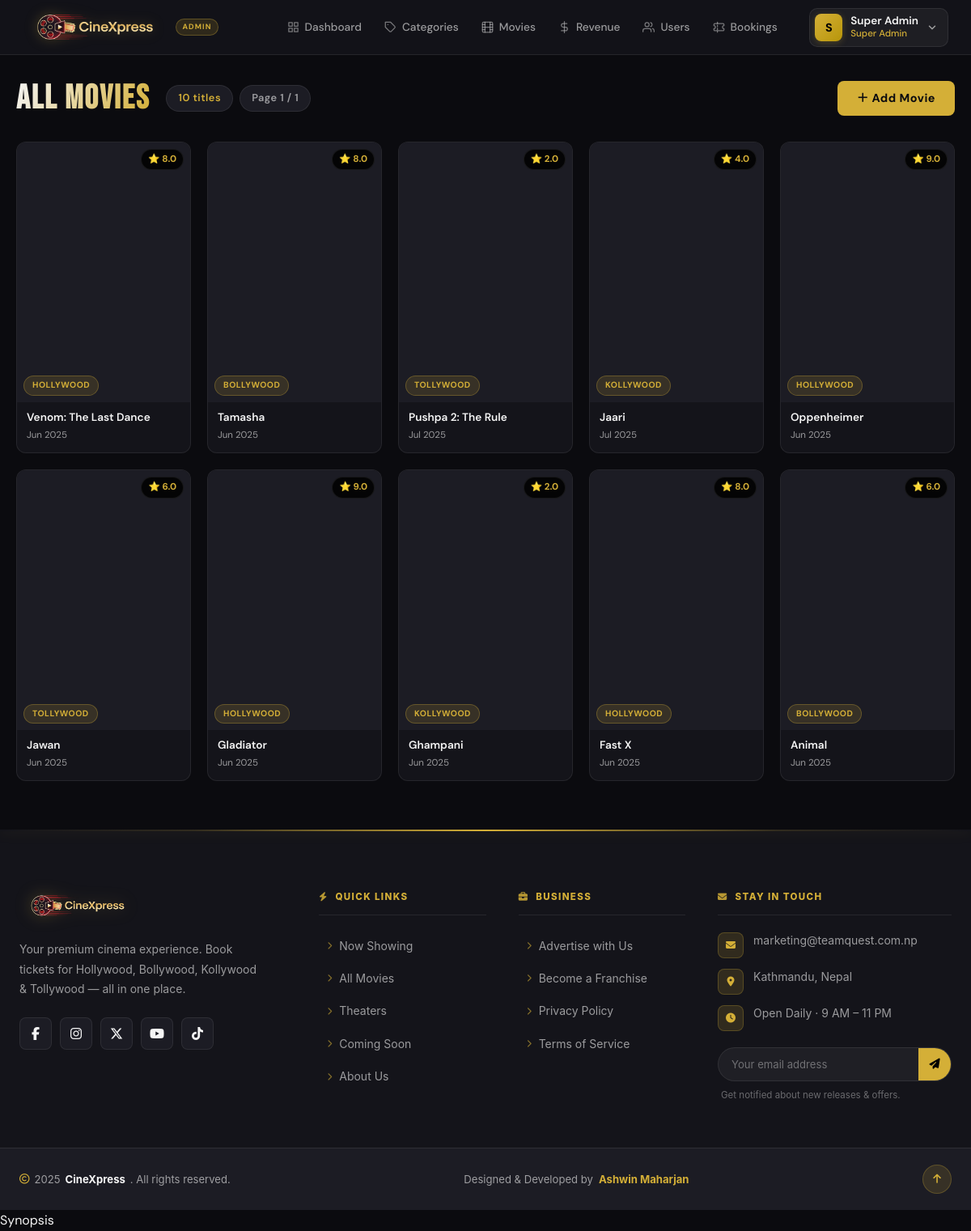
The app's page /admin/view_added_movies.php, older data.
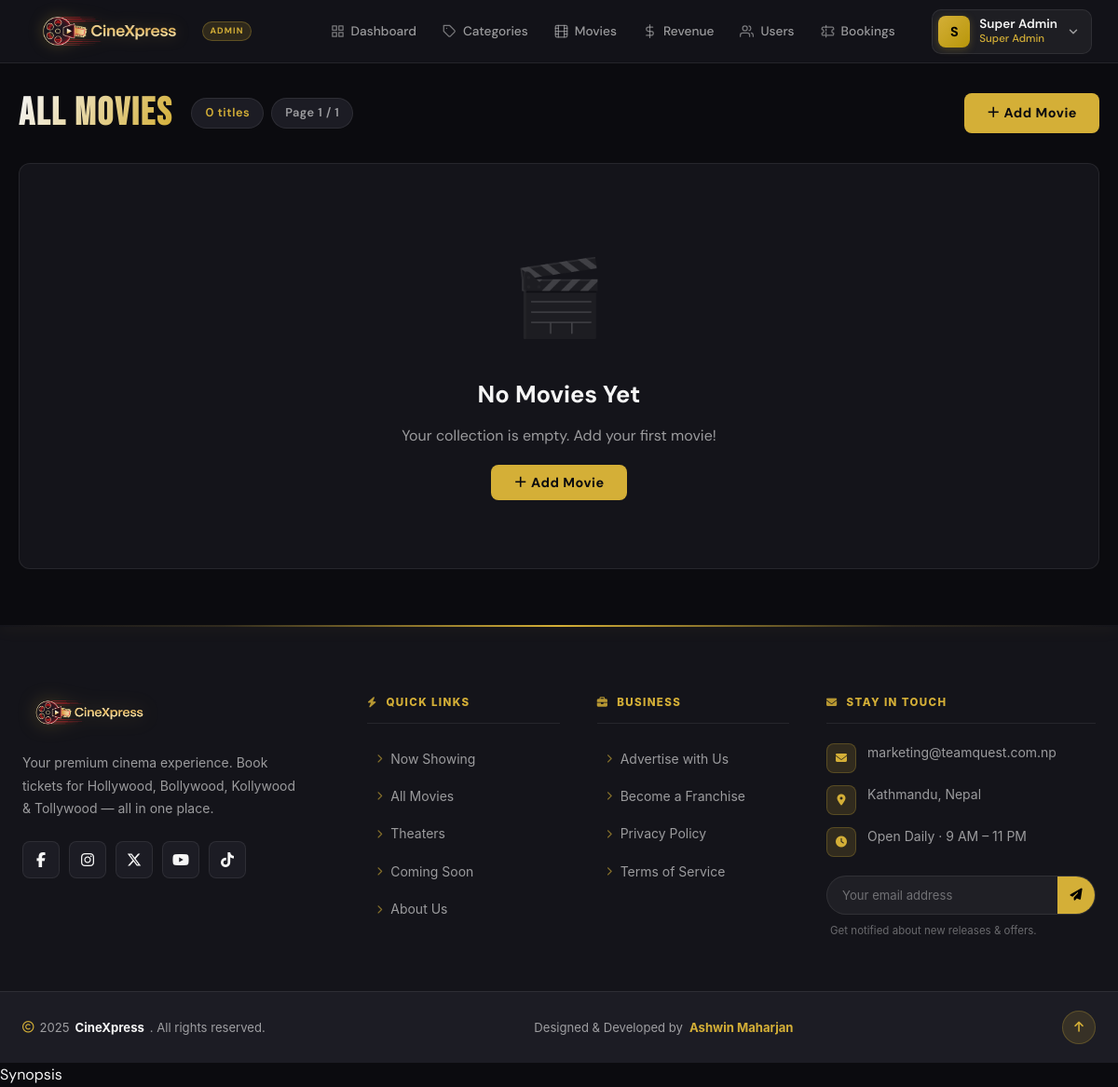
The same page, newer data.
### tables this page shows
CREATE TABLE `movies` (
  `movieid`      INT(11)                            NOT NULL AUTO_INCREMENT,
  `title`        VARCHAR(200)                       NOT NULL,
  `description`  TEXT                               NOT NULL,
  `release_date` DATE                               NOT NULL,
  `image`        VARCHAR(1000)                      NOT NULL,
  `trailer`      VARCHAR(1000)                      NOT NULL,
  `movie`        VARCHAR(1000)                      NOT NULL DEFAULT '',
  `rating`       DECIMAL(3,1)                       NOT NULL DEFAULT 0.0,
  `catid`        INT(11)                            NOT NULL,
  `movie_type`   ENUM('now_showing', 'coming_soon') NOT NULL DEFAULT 'coming_soon',
  `price`        DECIMAL(10,2)                      NOT NULL DEFAULT 0.00,
  PRIMARY KEY (`movieid`),
  KEY `fk_movies_category` (`catid`),
  CONSTRAINT `fk_movies_category`
    FOREIGN KEY (`catid`) REFERENCES `category` (`catid`)
    ON UPDATE CASCADE
);

CREATE TABLE `category` (
  `catid`   INT(11)      NOT NULL AUTO_INCREMENT,
  `catname` VARCHAR(100) NOT NULL,
  PRIMARY KEY (`catid`)
);

### admin/view_added_movies.php (the view, shortened to what this page needs)
<?php
include("connect.php");
include("admin_header.php");
$limit = 12;
$page = isset($_GET['page']) ? intval($_GET['page']) : 1;
$offset = ($page - 1) * $limit;
$count_query = "SELECT COUNT(*) as total FROM movies";
$count_result = $con->query($count_query);
$total_movies = $count_result->fetch_assoc()['total'];
$total_pages = ceil($total_movies / $limit);
$query = "SELECT m.*, c.catname as category_name FROM movies m LEFT JOIN category c ON m.catid = c.catid ORDER BY m.movieid DESC LIMIT $limit OFFSET $offset";
$movies = $con->query($query);
?>
<link rel="stylesheet" href="../css/view_added_movies.css">
<div class="vam-wrapper">
    <div class="vam-header">
        <div class="vam-header-left">
            <h1 class="vam-title">All Movies</h1>
            <div class="vam-stats">
                <span class="vam-badge"><?php echo $total_movies; ?> titles</span>
                <span class="vam-badge muted">Page <?php echo $page; ?> / <?php echo max(1,$total_pages); ?></span>
            </div>
        </div>
        <a href="movies.php" class="vam-add-btn">＋ Add Movie</a>
    </div>
    <?php if ($movies->num_rows > 0): ?>
    <div class="vam-grid">
        <?php while ($movie = $movies->fetch_assoc()): ?>
        <div class="vam-card" onclick="openModal(<?php echo $movie['movieid']; ?>)">
            <div class="vam-poster">
                <div class="vam-rating">⭐ <?php echo number_format($movie['rating'], 1); ?></div>
                <div class="vam-cat"><?php echo htmlspecialchars($movie['category_name'] ?? 'N/A'); ?></div>
            </div>
            <div class="vam-info">
                <p class="vam-movie-title"><?php echo htmlspecialchars($movie['title']); ?></p>
                <p class="vam-release"><?php echo date('M Y', strtotime($movie['release_date'])); ?></p>
            </div>
        </div>
        <?php endwhile; ?>
    </div>
    <?php else: ?>
    <div class="vam-empty">
        <div class="vam-empty-icon">🎬</div>
        <h2>No Movies Yet</h2>
        <p>Your collection is empty. Add your first movie!</p>
        <a href="movies.php" class="vam-add-btn">＋ Add Movie</a>
    </div>
    <?php endif; ?>
</div>
<?php include("footer.php"); ?>Synopsis

Row changes from the older to the newer data that the page shows:
removed movies: rating "8.0", catid.catname "HOLLYWOOD", title "Venom: The Last Dance", release_date "Jun 2025"
removed movies: rating "8.0", catid.catname "BOLLYWOOD", title "Tamasha", release_date "Jun 2025"
removed movies: rating "2.0", catid.catname "TOLLYWOOD", title "Pushpa 2: The Rule", release_date "Jul 2025"
removed movies: rating "4.0", catid.catname "KOLLYWOOD", title "Jaari", release_date "Jul 2025"
removed movies: rating "9.0", catid.catname "HOLLYWOOD", title "Oppenheimer", release_date "Jun 2025"
removed movies: rating "6.0", catid.catname "TOLLYWOOD", title "Jawan", release_date "Jun 2025"
removed movies: rating "9.0", catid.catname "HOLLYWOOD", title "Gladiator", release_date "Jun 2025"
removed movies: rating "2.0", catid.catname "KOLLYWOOD", title "Ghampani", release_date "Jun 2025"
removed movies: rating "8.0", catid.catname "HOLLYWOOD", title "Fast X", release_date "Jun 2025"
removed movies: rating "6.0", catid.catname "BOLLYWOOD", title "Animal", release_date "Jun 2025"
Text that changed along with them:
$total_movies: "10" → "0"
text now shown: "🎬 No Movies Yet Your collection is empty. Add your first movie! ＋ Add Movie"
